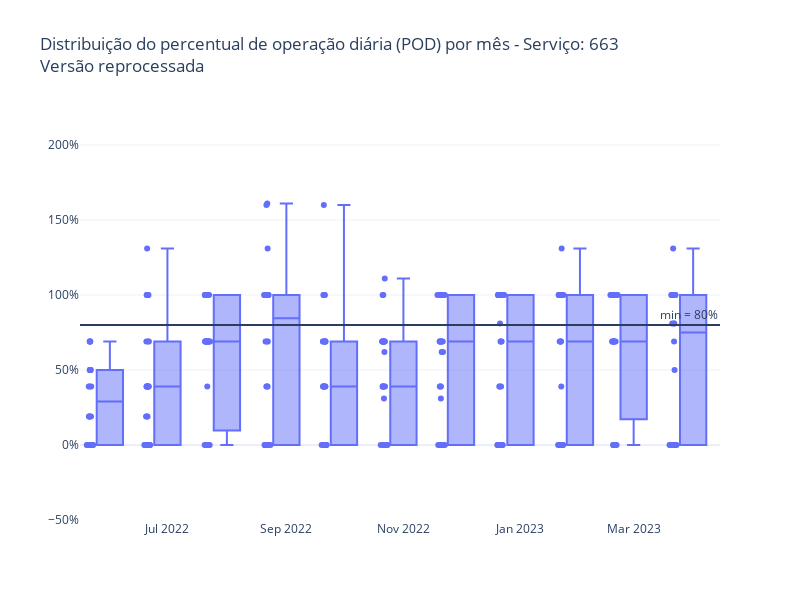

Notebook code cell kept with this figure:
### Code cell
y = "perc_km_planejada"
title = "Distribuição do percentual de operação diária (POD) por mês - Serviço: 663 <br>Versão reprocessada"

fig = px.box(
    pod_pos_reprocessamento, 
    x="mes_ano", 
    y=y, 
    title=title,
    template="plotly_white",
    labels={
        "mes_ano": "",
        y: ""
    },
    points="all"
)

fig.update_layout(
    yaxis_range=[-50, 230],  
    yaxis_ticksuffix="%",
    width=800,
    height=600,
    showlegend=False,
)

fig.add_hline(y=80, annotation_text="min = 80%")  # Linha horizontal para indicar o mínimo de 80%

fig.show()

### Figure 1 — Plotly figure (JSON) as saved in the notebook; plotly's stock layout.template omitted (floating-point values rounded to 4 significant figures; data arrays with more than 128 entries replaced by an {"elided": "..."} marker saying what was removed)
{"data": [{"alignmentgroup": "True", "boxpoints": "all", "hovertemplate": "=%{y}<extra></extra>", "legendgroup": "", "marker": {"color": "#636efa"}, "name": "", "notched": false, "offsetgroup": "", "orientation": "v", "showlegend": false, "type": "box", "x": {"elided": "334 str values"}, "x0": " ", "xaxis": "x", "y": {"elided": "334 float values"}, "y0": " ", "yaxis": "y"}], "layout": {"annotations": [{"showarrow": false, "text": "min = 80%", "x": 1, "xanchor": "right", "xref": "x domain", "y": 80, "yanchor": "bottom", "yref": "y"}], "boxmode": "group", "height": 600, "legend": {"tracegroupgap": 0}, "shapes": [{"type": "line", "x0": 0, "x1": 1, "xref": "x domain", "y0": 80, "y1": 80, "yref": "y"}], "showlegend": false, "title": {"text": "Distribuição do percentual de operação diária (POD) por mês - Serviço: 663 <br>Versão reprocessada"}, "width": 800, "xaxis": {"anchor": "y", "domain": [0, 1], "title": {"text": ""}}, "yaxis": {"anchor": "x", "domain": [0, 1], "range": [-50, 230], "ticksuffix": "%", "title": {"text": ""}}}}
